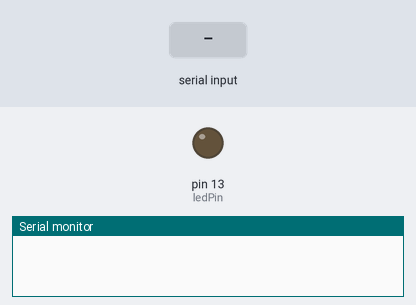
Bench run of a sketch on a simulated Arduino Uno, built with avr-gcc and run on an emulated ATmega328P. Shown: output pins drawn as LEDs (lit = HIGH), the last lines printed to the serial monitor. Inputs (shaded band) come from the test bench.

Above: at 1.2 s.
1.3 s: "1" received over Serial
At 20.6 s:
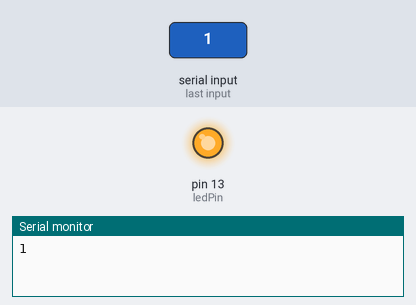
Timing chart, 0 to 21.5 s (numbered marks = the images above; inputs shaded):
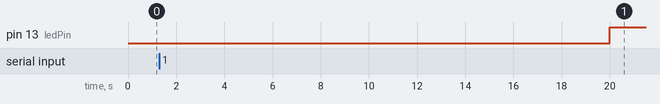

The sketch:

blink_millis.ino
```cpp
const int ledPin = 13;
String stringKamel = "";

unsigned long previousMillis = 0;
const long interval = 20000;

int ledState = LOW;

void setup() {
  // put your setup code here, to run once:
  pinMode(ledPin, OUTPUT);
  Serial.begin(9600);
}

void loop() {
  // put your main code here, to run repeatedly:
  unsigned long currentMillis = millis();

  if(currentMillis - previousMillis >= interval) {
    previousMillis = currentMillis;

    if(ledState == LOW){
      ledState = HIGH;
    }else{
      ledState = LOW;
    }
    digitalWrite(ledPin, ledState);
  }
  checkSerial();
}

void checkSerial(){
  while (Serial.available()) {
    stringKamel = Serial.readString();
    Serial.println(stringKamel);
  }
}
```
